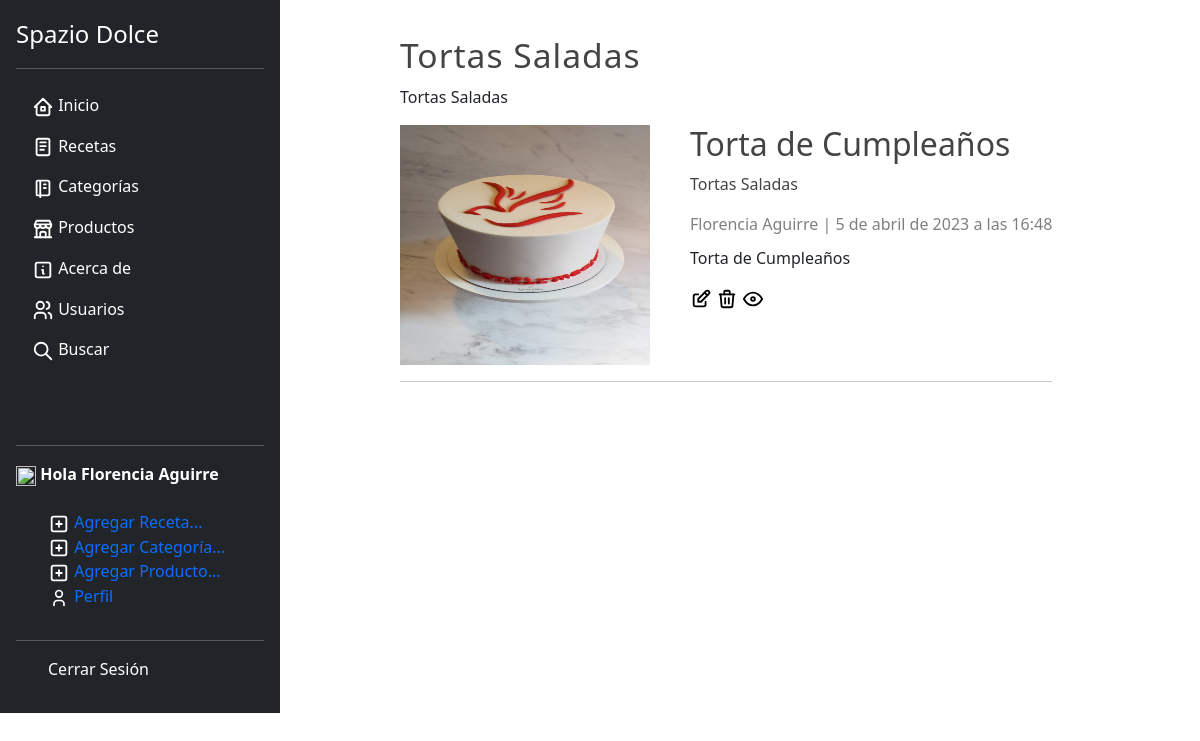
Screenshot of /categoria/30 (signed in) with the database file from the repository.
### blog/models.py (models this page shows, shortened)
class Category(models.Model):
    name = models.CharField(max_length=100, verbose_name='Nombre')
    description = models.CharField(max_length=255,verbose_name='Descripción')
    created_at = models.DateTimeField(auto_now_add=True, verbose_name='Creado el')
    class Meta:
        verbose_name = 'Categoría'
        verbose_name_plural = 'Categorías'

class Article(models.Model):
    title = models.CharField(max_length=150, verbose_name='Título')
    content = RichTextField(verbose_name='Contenido')
    image = models.ImageField(default = 'null', verbose_name='Imagen',upload_to="articles")
    public = models.BooleanField(verbose_name='Publicado?')
    author = models.ForeignKey(User, on_delete=models.CASCADE,null=True, blank=True)
    categories = models.ManyToManyField(Category, verbose_name='Categorías', blank= True)
    created_at = models.DateTimeField(auto_now_add=True, verbose_name='Creado el')
    updated_at = models.DateTimeField(auto_now= True, verbose_name='Editado el')
    likes_count = models.PositiveIntegerField(default=0)
    class Meta:
        verbose_name = 'Artículo'
        verbose_name_plural = 'Artículos'
        ordering = ['-created_at']

### blog/views.py (the view)
# urls.py: path('categoria/<int:category_id>', views.category, name = 'category'),
def category(request, category_id):
    category = get_object_or_404(Category, id=category_id)
    articles = Article.objects.filter(categories = category_id)
    return render(request,'categories/category.html',{
        'category' : category,
        'articles' :articles
    })

### blog/processor.py (called while the page is built)
def get_categories(request):
    categories_in_use = Article.objects.filter(public = True).values_list('categories',flat = True)
    categories = Category.objects.filter(id__in =categories_in_use).values_list('id','name')
    return {
        'categories' : categories,
        'categories_in_use' :categories_in_use
    }

### pages/context_processors.py (called while the page is built)
def get_pages(request):
    pages = Page.objects.filter(visible = True).order_by("order").values_list('id','title', 'slug')
    return {
        'pages' : pages
    }

### blog/templates/categories/category.html (shortened to what this page needs)
{% extends 'layouts/layout.html'%}
{%block content %}
    <h1 class ="title">{{category.name}}</h1>
    <p>{{category.description}} </p>
    {% include 'articles/articles.html' %}
{% endblock %}

### mainapp/templates/layouts/layout.html (shortened to what this page needs)
{% load static %}
<!DOCTYPE html>
<html lang="en">
<head>
    <link rel="stylesheet" href=" {% static 'css/bootstrap.min.css' %}" />
    <link rel="stylesheet" href=" {% static 'css/styles.css' %}" />
</head>
<body>
  <main class="d-flex flex-nowrap height">
    <div class="d-flex flex-column flex-shrink-0 p-3 text-bg-dark height" style="width: 280px; ">
      <a href="/" class="d-flex align-items-center mb-3 mb-md-0 me-md-auto text-white text-decoration-none">
          <span class="fs-4">Spazio Dolce</span>
      </a>
      <hr>
      <ul class="nav nav-pills flex-column mb-auto">
        <li class="nav-item">
          <a href="{% url 'inicio' %}" class="nav-link text-white" aria-current="page">
            Inicio
          </a>
        </li>
        <li>
          <a href="{% url 'list_articles' %}" class="nav-link text-white">
            Recetas
          </a>
        </li>
        <li>
          <a href="{% url 'list_categorias' %}" class="nav-link text-white">
            Categorías
          </a>
        </li>
        <li>
          <a href="{% url 'list_productos' %}" class="nav-link text-white">
            Productos
          </a>
        </li>
        <li>
          <a href="#" class="nav-link text-white">
            Acerca de
          </a>
        </li>
        {% if request.user.is_superuser %}
        <li>
          <a href="{% url 'user_list' %}" class="nav-link text-white">
            Usuarios
          </a>
        </li>
        {% endif %}
        <li>
          <a href="#" class="nav-link text-white">
            Buscar
          </a>
        </li>
      </ul>
      <hr>
      <div>
        <a href="{% url 'select_avatar' %}"><img class ="imagen-avatar"  src="{{url}}"/></a>
        <strong>Hola {{user.first_name}} {{user.last_name}} </strong>
        <ul class="">
          <br>
          <div>
            <li><a href="{% url 'create_full' %}"> Agregar Receta...</a></li>
            <li><a href="{% url 'create_category' %}"> Agregar Categoría...</a></li>
            <li><a href="{% url 'create_product' %}"> Agregar Producto...</a></li>
            <li><a href="{% url 'perfil' user.id %}"> Perfil</a></li>
        </ul>
      </div>
      <hr>
      <div>
        <ul>
          <li><a class="dropdown-item" href="{% url 'logout' %}">Cerrar Sesión</a></li>
      </div>
    </div>
    <div id="content">
        <div class="box">
            {% block content %}{% endblock %}
        </div>
    </div>
</main>
</body>
</html>

### blog/templates/articles/articles.html (shortened to what this page needs)
{% for article in articles%}
<article class="article-item">
    {% if article.image != 'null' and article.image.url|length >= 1 %}
    <div class="image">
        <img src="{{article.image.url}}" />
    </div>
    {% endif%}
    <div class="data">
        <h2>
            <a href="{% url 'article' article.id %}"> {{article.title}}</a>
        </h2>
        <p>
            {% for category in article.categories.all %}
            <a href="{% url 'category' category.id %}"> {{category.name}}</a>
            {% endfor %}
        </p>
        <span class="date">
            {{article.author.first_name}} {{article.author.last_name}}
            |
            {{article.created_at}}
        </span>
        <p>
            {{article.content|safe}}
        </p>
        <a href="{% url 'modificar_articulo' article.id %}"> </a>
        <a  href="#" onClick ="eliminarArticulo({{article.id}})"> </a>
        <a href="{% url 'article' article.id %}"> </a>
    </div>
</article>
<hr>
{% endfor %}

### mainapp/static/css/styles.css (style rules this page uses)
* { text-decoration: none !important; list-style: none; }
#content { height: 500px ; margin-right: 10%; margin-left: 10%; margin-top: 30px; text-align: justify; }
.title { color:#444; letter-spacing: 1px; font-size: 30px; margin-bottom: 10px; margin-top: 5px; font-size: 2.1rem; }
.date { display: block; margin-top: 10px; margin-bottom: 10px; color:grey; }
img { height: 240px !important; width: 250px !important; align-items: center; }
.box a { color: #444; }
.box .image { float:left; margin-right: 40px; }
.box .image img { width:100%; }
@media screen and (min-width:376px) and (max-width:1480px) { .height { height: 713px !important; } }
@media screen and (min-width:376px) and (max-width:1480px) { #content { height: 500px !important; } }
.article-item { display: flex; flex-direction: row; }
.imagen-avatar { height: 20px !important; width:20px !important; }

### rows the page displays
Category: name "Tortas Saladas", description "Tortas Saladas"
Article: image (picture), title "Torta de Cumpleaños", author.first_name "Florencia", author.last_name "Aguirre", created_at "5 de abril de 2023 a las 16:48", content "Torta de Cumpleaños"

### other values shown
{{ user.first_name }} "Florencia"
{{ user.last_name }} "Aguirre"
